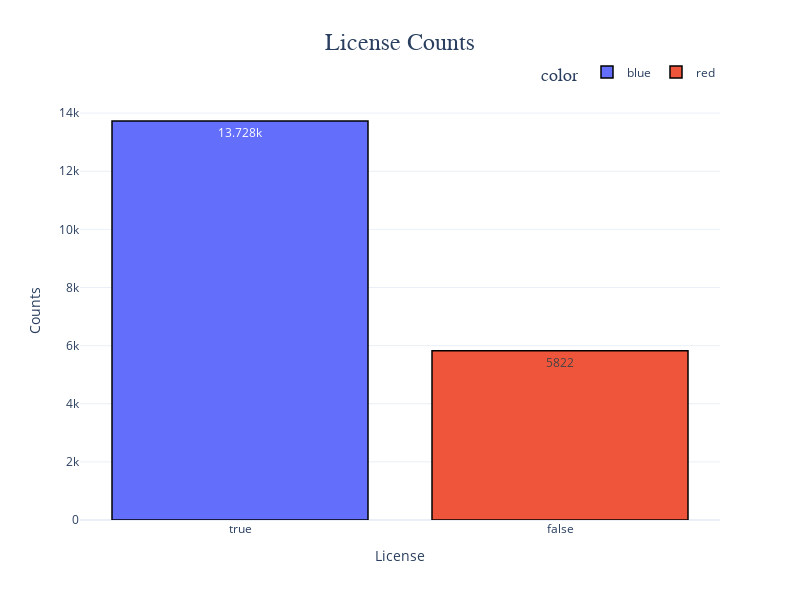

The notebook cell saved with this chart:
### Code cell
Licensed = Licensed_count.index.tolist()
Not_Licensed = Licensed_count.values.tolist()

fig2 = px.bar(x=Licensed, y=Not_Licensed, title='License Counts', 
             labels={'x': 'License', 'y': 'Counts'}, 
             template='plotly_white',
             color=['blue' if value else 'red' for value in Licensed_count.index])

fig2.update_traces(texttemplate='%{y}', textposition='inside', 
                  marker_line_color='black', marker_line_width=1.5)

fig2.update_layout(legend=dict(orientation="h", yanchor="bottom", y=1.02, xanchor="right", x=1),
                  title_font=dict(size=24, family="Arial"),
                  legend_title_font=dict(size=18, family="Arial"),
                  title_x=0.5,
                  width=800,
                  height=600)

fig2.show()

### Figure 1 — Plotly figure (JSON) as saved in the notebook; plotly's stock layout.template omitted (floating-point values rounded to 4 significant figures)
{"data": [{"alignmentgroup": "True", "hovertemplate": "color=blue<br>License=%{x}<br>Counts=%{y}<extra></extra>", "legendgroup": "blue", "marker": {"color": "#636efa", "line": {"color": "black", "width": 1.5}, "pattern": {"shape": ""}}, "name": "blue", "offsetgroup": "blue", "orientation": "v", "showlegend": true, "textposition": "inside", "texttemplate": "%{y}", "type": "bar", "x": [true], "xaxis": "x", "y": [13728], "yaxis": "y"}, {"alignmentgroup": "True", "hovertemplate": "color=red<br>License=%{x}<br>Counts=%{y}<extra></extra>", "legendgroup": "red", "marker": {"color": "#EF553B", "line": {"color": "black", "width": 1.5}, "pattern": {"shape": ""}}, "name": "red", "offsetgroup": "red", "orientation": "v", "showlegend": true, "textposition": "inside", "texttemplate": "%{y}", "type": "bar", "x": [false], "xaxis": "x", "y": [5822], "yaxis": "y"}], "layout": {"barmode": "relative", "height": 600, "legend": {"orientation": "h", "title": {"font": {"family": "Arial", "size": 18}, "text": "color"}, "tracegroupgap": 0, "x": 1, "xanchor": "right", "y": 1.02, "yanchor": "bottom"}, "title": {"font": {"family": "Arial", "size": 24}, "text": "License Counts", "x": 0.5}, "width": 800, "xaxis": {"anchor": "y", "autorange": true, "domain": [0, 1], "range": [-0.5, 1.5], "title": {"text": "License"}, "type": "category"}, "yaxis": {"anchor": "x", "autorange": true, "domain": [0, 1], "range": [0, 14450.0], "title": {"text": "Counts"}, "type": "linear"}}}
